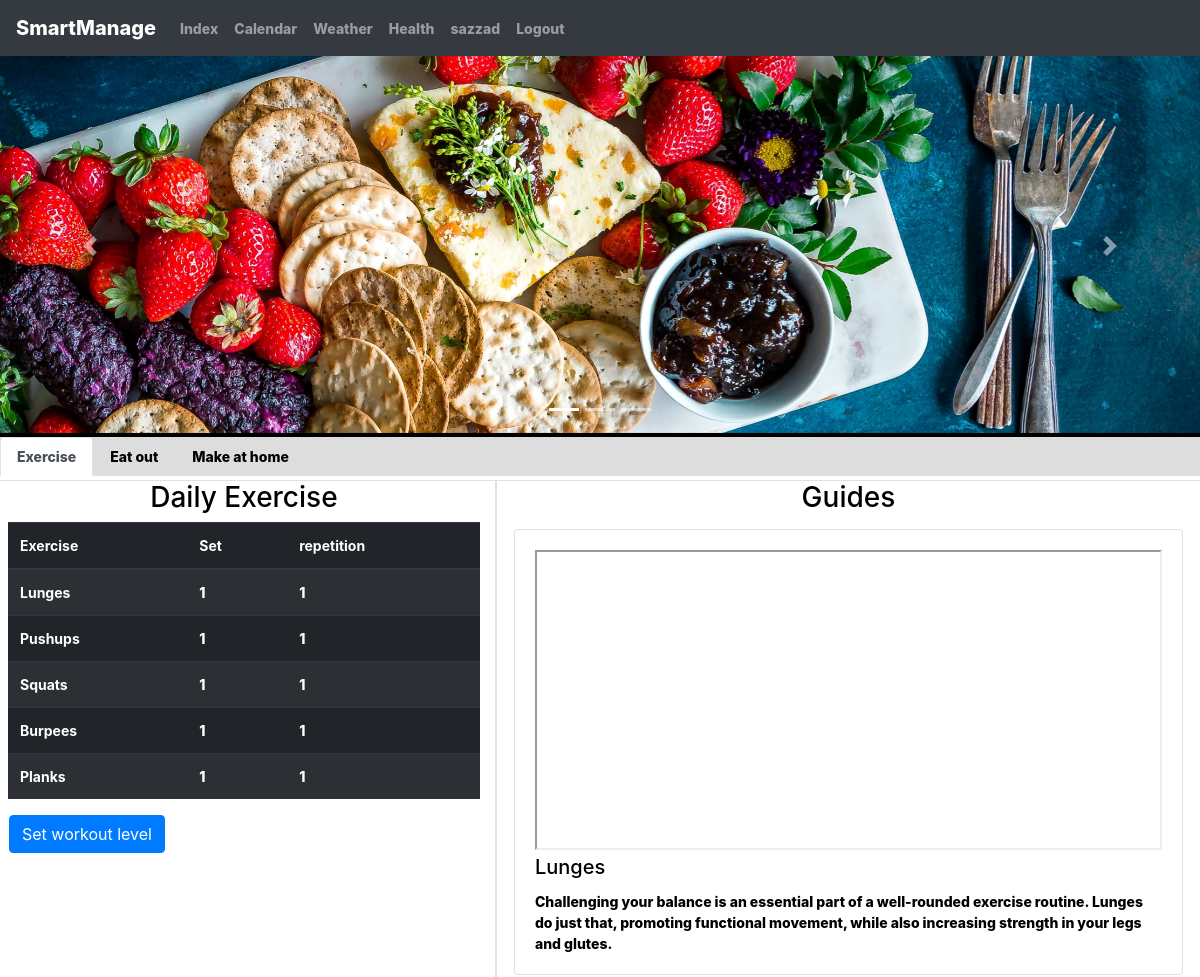
The page /health/ (signed in, upper part) on the database as committed earlier.
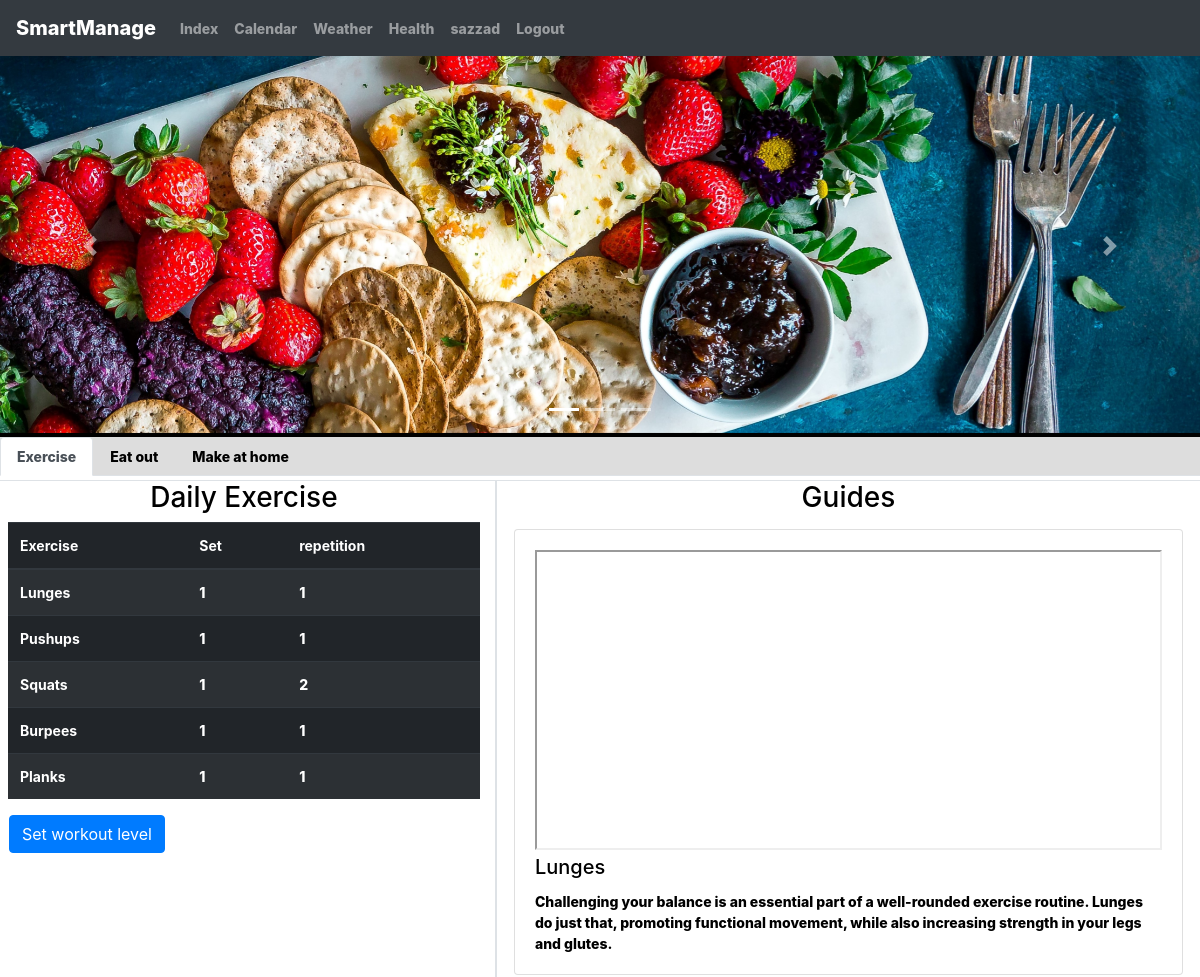
The same page on the database as committed later.
### manCal/models.py (models this page shows, shortened)
class Exercise(models.Model):
    user = user = models.ForeignKey(settings.AUTH_USER_MODEL, on_delete=models.CASCADE)
    Lunges_set = models.IntegerField()
    Lunges_rep = models.IntegerField()
    Pushups_set = models.IntegerField()
    Pushups_rep = models.IntegerField()
    Squats_set = models.IntegerField()
    Squats_rep = models.IntegerField()
    Burpees_set = models.IntegerField()
    Burpees_rep = models.IntegerField()
    Planks_set = models.IntegerField()
    Planks_rep = models.IntegerField()

### manCal/views.py (the view)
# urls.py: path('health/', views.healthView, name='health'),
@login_required
def healthView(request):
    user = CustomUser.objects.get(username= request.user)
    if Exercise.objects.filter(user= user).exists():
        exercise = Exercise.objects.get(user= user)
        context = {
            'exercise' : exercise
        }
        return render(request, 'health.html', context)
    return render(request, 'health.html')

### manCal/templates/health.html (shortened to what the changed rows need)
{% extends "base.html" %}
{% load static %}
{% block content %}
<div class="tab-content pt-1 pl-2" id="myTabContent">
    <div class="tab-pane fade show active" id="exercise" role="tabpanel" aria-labelledby="exercise-tab">
        <div class="row mr-0">
            <div class="col-lg-5 col-md-6 border-right border-top pb-4" id="FixedDiv">
                <table class="table table-striped table-dark">
                <thead>
                    <tr>
                    <th scope="col">Exercise</th>
                    <th scope="col">Set</th>
                    <th scope="col">repetition</th>
                    </tr>
                </thead>
                <tbody>
                    <tr>
                    <th scope="row">Lunges</th>
                    <td>{{exercise.Lunges_set}}</td>
                    <td>{{exercise.Lunges_rep}}</td>
                    </tr>
                    <tr>
                    <th scope="row">Pushups</th>
                    <td>{{exercise.Pushups_set}}</td>
                    <td>{{exercise.Pushups_rep}}</td>
                    </tr>
                    <tr>
                    <th scope="row">Squats</th>
                    <td>{{exercise.Squats_set}}</td>
                    <td>{{exercise.Squats_rep}}</td>
                    </tr>
                    <tr>
                    <th scope="row">Burpees</th>
                    <td>{{exercise.Burpees_set}}</td>
                    <td>{{exercise.Burpees_rep}}</td>
                    </tr>
                    <tr>
                    <th scope="row">Planks</th>
                    <td>{{exercise.Planks_set}}</td>
                    <td>{{exercise.Planks_rep}}</td>
                    </tr>
                </tbody>
                </table>
            </div>
        </div>
    </div>
</div>
{% endblock content %}

Rows that differ between the two databases and show on the page:
changed Exercise: Squats_rep "1" → "2"
